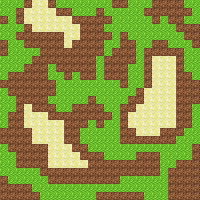

This game map was drawn from its Tiled (.tmx) file and the tilesets committed beside it. A one-line description and the trimmed map source follow:
An orthogonal 25x25 tile map with 8x8 px tiles, 1 tile layer (Tile Layer 1).

<map version="1.0" orientation="orthogonal" renderorder="right-down" width="25" height="25" tilewidth="8" tileheight="8">
 <tileset firstgid="1" name="Tileset" tilewidth="8" tileheight="8">
  <image source="Sprites/Tileset.png" width="32" height="32" />
 </tileset>
 <layer name="Tile Layer 1" width="25" height="25">
  <data>[625 cells, 625 non-empty, 3 distinct tile ids]</data>
 </layer>
</map>
